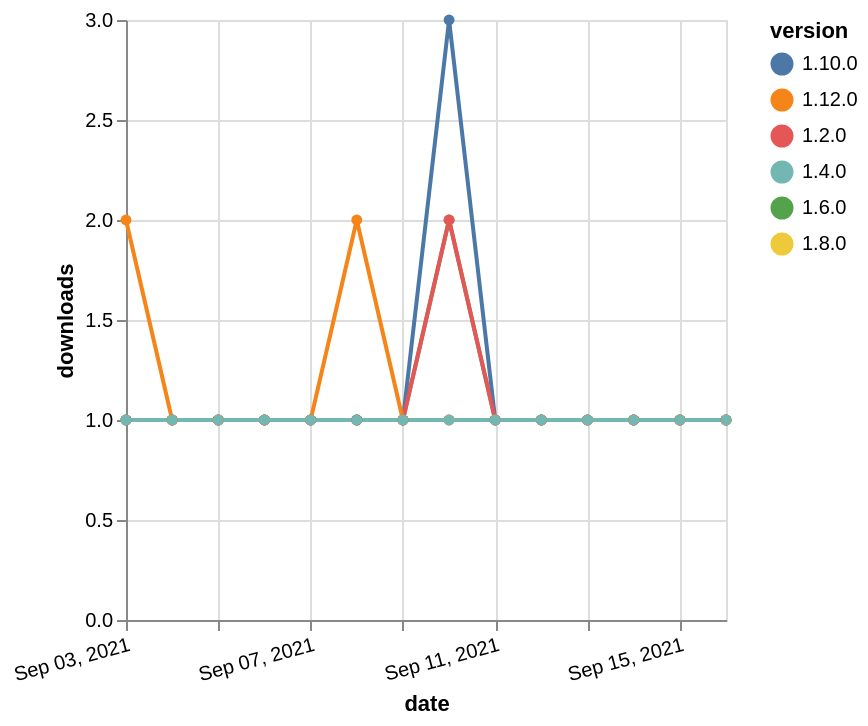

Write a Vega-Lite specification for this figure.
### Vega-Lite specification from a JSON file in a GitHub repository (floating-point values rounded to 4 significant figures)
{"$schema": "https://vega.github.io/schema/vega-lite/v5.json", "description": "A simple bar chart with embedded data.", "data": {"values": [{"date": "2021-09-03", "total": 173, "delta": 1, "version": "1.6.0"}, {"date": "2021-09-04", "total": 174, "delta": 1, "version": "1.6.0"}, {"date": "2021-09-05", "total": 175, "delta": 1, "version": "1.6.0"}, {"date": "2021-09-06", "total": 176, "delta": 1, "version": "1.6.0"}, {"date": "2021-09-07", "total": 177, "delta": 1, "version": "1.6.0"}, {"date": "2021-09-08", "total": 178, "delta": 1, "version": "1.6.0"}, {"date": "2021-09-09", "total": 179, "delta": 1, "version": "1.6.0"}, {"date": "2021-09-10", "total": 181, "delta": 2, "version": "1.6.0"}, {"date": "2021-09-11", "total": 182, "delta": 1, "version": "1.6.0"}, {"date": "2021-09-12", "total": 183, "delta": 1, "version": "1.6.0"}, {"date": "2021-09-13", "total": 184, "delta": 1, "version": "1.6.0"}, {"date": "2021-09-14", "total": 185, "delta": 1, "version": "1.6.0"}, {"date": "2021-09-15", "total": 186, "delta": 1, "version": "1.6.0"}, {"date": "2021-09-16", "total": 187, "delta": 1, "version": "1.6.0"}, {"date": "2021-09-03", "total": 148, "delta": 1, "version": "1.8.0"}, {"date": "2021-09-04", "total": 149, "delta": 1, "version": "1.8.0"}, {"date": "2021-09-05", "total": 150, "delta": 1, "version": "1.8.0"}, {"date": "2021-09-06", "total": 151, "delta": 1, "version": "1.8.0"}, {"date": "2021-09-07", "total": 152, "delta": 1, "version": "1.8.0"}, {"date": "2021-09-08", "total": 153, "delta": 1, "version": "1.8.0"}, {"date": "2021-09-09", "total": 154, "delta": 1, "version": "1.8.0"}, {"date": "2021-09-10", "total": 155, "delta": 1, "version": "1.8.0"}, {"date": "2021-09-11", "total": 156, "delta": 1, "version": "1.8.0"}, {"date": "2021-09-12", "total": 157, "delta": 1, "version": "1.8.0"}, {"date": "2021-09-13", "total": 158, "delta": 1, "version": "1.8.0"}, {"date": "2021-09-14", "total": 159, "delta": 1, "version": "1.8.0"}, {"date": "2021-09-15", "total": 160, "delta": 1, "version": "1.8.0"}, {"date": "2021-09-16", "total": 161, "delta": 1, "version": "1.8.0"}, {"date": "2021-09-03", "total": 162, "delta": 1, "version": "1.10.0"}, {"date": "2021-09-04", "total": 163, "delta": 1, "version": "1.10.0"}, {"date": "2021-09-05", "total": 164, "delta": 1, "version": "1.10.0"}, {"date": "2021-09-06", "total": 165, "delta": 1, "version": "1.10.0"}, {"date": "2021-09-07", "total": 166, "delta": 1, "version": "1.10.0"}, {"date": "2021-09-08", "total": 167, "delta": 1, "version": "1.10.0"}, {"date": "2021-09-09", "total": 168, "delta": 1, "version": "1.10.0"}, {"date": "2021-09-10", "total": 171, "delta": 3, "version": "1.10.0"}, {"date": "2021-09-11", "total": 172, "delta": 1, "version": "1.10.0"}, {"date": "2021-09-12", "total": 173, "delta": 1, "version": "1.10.0"}, {"date": "2021-09-13", "total": 174, "delta": 1, "version": "1.10.0"}, {"date": "2021-09-14", "total": 175, "delta": 1, "version": "1.10.0"}, {"date": "2021-09-15", "total": 176, "delta": 1, "version": "1.10.0"}, {"date": "2021-09-16", "total": 177, "delta": 1, "version": "1.10.0"}, {"date": "2021-09-03", "total": 217, "delta": 1, "version": "1.2.0"}, {"date": "2021-09-04", "total": 218, "delta": 1, "version": "1.2.0"}, {"date": "2021-09-05", "total": 219, "delta": 1, "version": "1.2.0"}, {"date": "2021-09-06", "total": 220, "delta": 1, "version": "1.2.0"}, {"date": "2021-09-07", "total": 221, "delta": 1, "version": "1.2.0"}, {"date": "2021-09-08", "total": 222, "delta": 1, "version": "1.2.0"}, {"date": "2021-09-09", "total": 223, "delta": 1, "version": "1.2.0"}, {"date": "2021-09-10", "total": 225, "delta": 2, "version": "1.2.0"}, {"date": "2021-09-11", "total": 226, "delta": 1, "version": "1.2.0"}, {"date": "2021-09-12", "total": 227, "delta": 1, "version": "1.2.0"}, {"date": "2021-09-13", "total": 228, "delta": 1, "version": "1.2.0"}, {"date": "2021-09-14", "total": 229, "delta": 1, "version": "1.2.0"}, {"date": "2021-09-15", "total": 230, "delta": 1, "version": "1.2.0"}, {"date": "2021-09-16", "total": 231, "delta": 1, "version": "1.2.0"}, {"date": "2021-09-03", "total": 110, "delta": 2, "version": "1.12.0"}, {"date": "2021-09-04", "total": 111, "delta": 1, "version": "1.12.0"}, {"date": "2021-09-05", "total": 112, "delta": 1, "version": "1.12.0"}, {"date": "2021-09-06", "total": 113, "delta": 1, "version": "1.12.0"}, {"date": "2021-09-07", "total": 114, "delta": 1, "version": "1.12.0"}, {"date": "2021-09-08", "total": 116, "delta": 2, "version": "1.12.0"}, {"date": "2021-09-09", "total": 117, "delta": 1, "version": "1.12.0"}, {"date": "2021-09-10", "total": 118, "delta": 1, "version": "1.12.0"}, {"date": "2021-09-11", "total": 119, "delta": 1, "version": "1.12.0"}, {"date": "2021-09-12", "total": 120, "delta": 1, "version": "1.12.0"}, {"date": "2021-09-13", "total": 121, "delta": 1, "version": "1.12.0"}, {"date": "2021-09-14", "total": 122, "delta": 1, "version": "1.12.0"}, {"date": "2021-09-15", "total": 123, "delta": 1, "version": "1.12.0"}, {"date": "2021-09-16", "total": 124, "delta": 1, "version": "1.12.0"}, {"date": "2021-09-03", "total": 179, "delta": 1, "version": "1.4.0"}, {"date": "2021-09-04", "total": 180, "delta": 1, "version": "1.4.0"}, {"date": "2021-09-05", "total": 181, "delta": 1, "version": "1.4.0"}, {"date": "2021-09-06", "total": 182, "delta": 1, "version": "1.4.0"}, {"date": "2021-09-07", "total": 183, "delta": 1, "version": "1.4.0"}, {"date": "2021-09-08", "total": 184, "delta": 1, "version": "1.4.0"}, {"date": "2021-09-09", "total": 185, "delta": 1, "version": "1.4.0"}, {"date": "2021-09-10", "total": 186, "delta": 1, "version": "1.4.0"}, {"date": "2021-09-11", "total": 187, "delta": 1, "version": "1.4.0"}, {"date": "2021-09-12", "total": 188, "delta": 1, "version": "1.4.0"}, {"date": "2021-09-13", "total": 189, "delta": 1, "version": "1.4.0"}, {"date": "2021-09-14", "total": 190, "delta": 1, "version": "1.4.0"}, {"date": "2021-09-15", "total": 191, "delta": 1, "version": "1.4.0"}, {"date": "2021-09-16", "total": 192, "delta": 1, "version": "1.4.0"}]}, "width": "container", "mark": {"type": "line", "point": {"filled": true}}, "encoding": {"x": {"field": "date", "type": "temporal", "timeUnit": "yearmonthdate", "title": "date", "axis": {"labelAngle": -15}}, "y": {"field": "delta", "type": "quantitative", "title": "downloads"}, "color": {"field": "version", "type": "nominal"}, "tooltip": {"field": "delta"}}}
